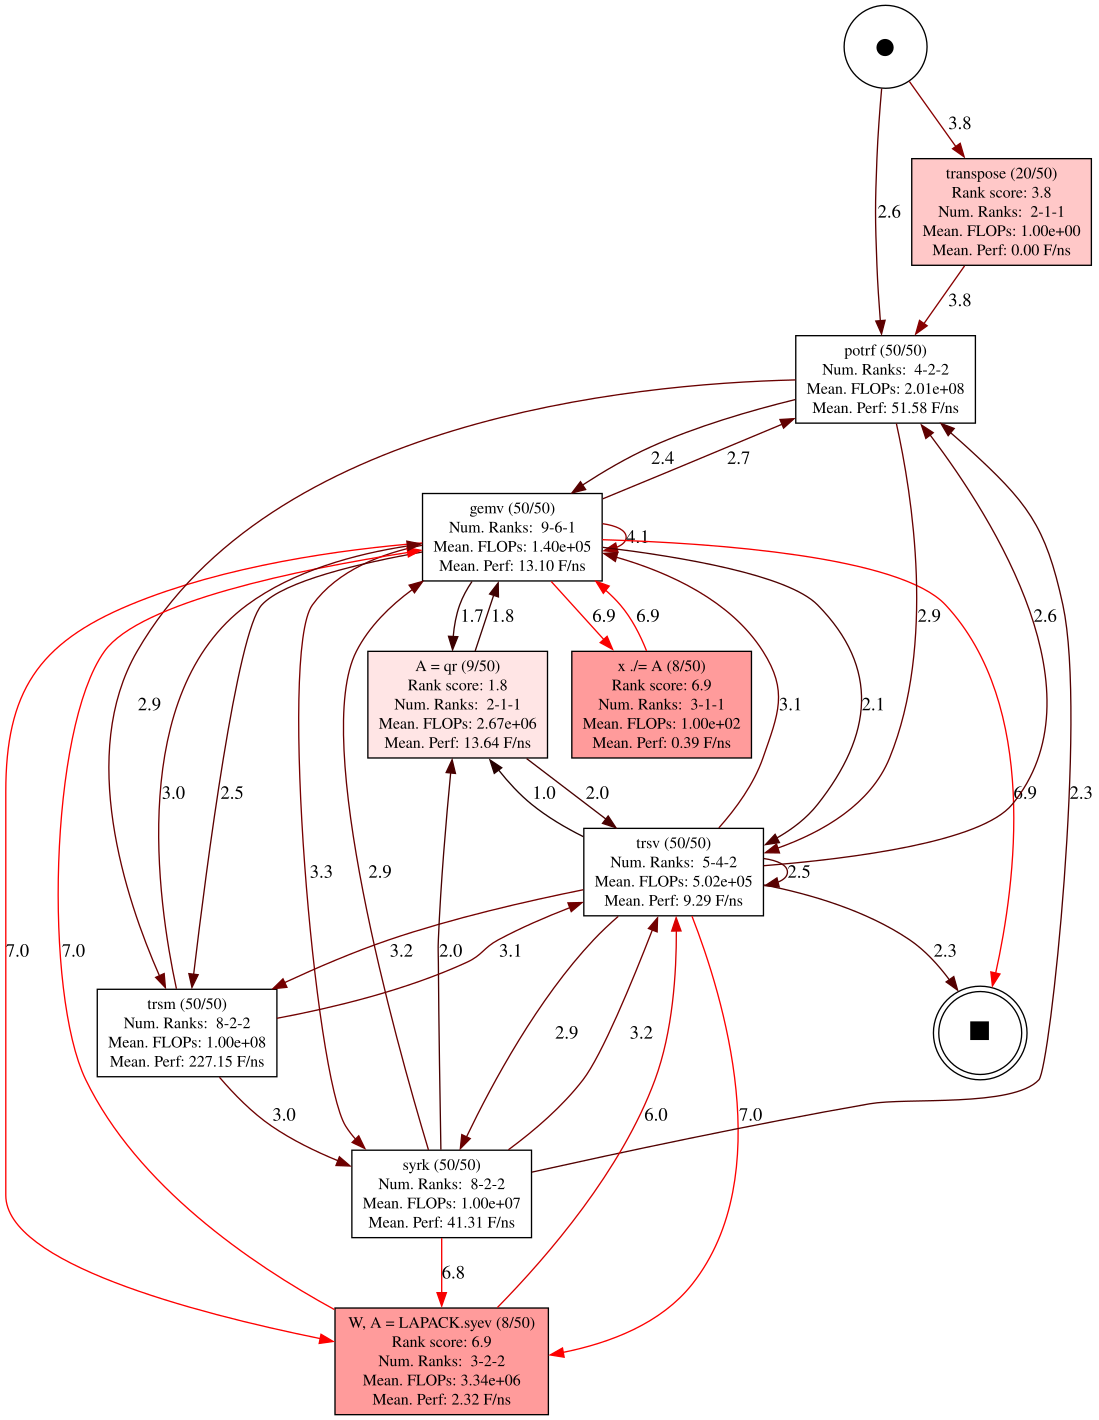

Source code (Python):
from linnea_inspector.event_data  import prepare
from linnea_inspector.classifiers.f_call import f_call

from process_inspector.event_log import EventLog
from process_inspector.activity_log import ActivityLog

from process_inspector.dfg.dfg import DFG
from process_inspector.dfg.reverse_maps import DFGReverseMaps
from process_inspector.model_data_utils import concat_meta_data

from linnea_inspector.dfg.ranks_perspective import LinneaDFGRanksPerspective

import sys
import os
import glob

def test1(data_dir):
    # Example test (from root directory):
    
    
    #find all files in the directory that start with algorithm and end with .traces using glob
    trace_files = glob.glob(os.path.join(data_dir, "algorithm*.traces")) 
    
    
    meta_data_logs = []
    for i, trace_file in enumerate(trace_files):
        event_data, meta_data = prepare(trace_file)
        event_log = EventLog(event_data, case_key=['alg','iter'], order_key='time', obj_key='alg')
        if i == 0:
            activity_log = ActivityLog(event_log, f_call)
        else:
            activity_log += ActivityLog(event_log, f_call)   
         
        meta_data_logs.append(meta_data)
        
    meta_data = concat_meta_data(*meta_data_logs)
        
    dfg = DFG(activity_log)  
    reverse_maps = DFGReverseMaps(activity_log)
    
    perspective = LinneaDFGRanksPerspective(dfg, reverse_maps, meta_data)    
    perspective.create_style()
    graph = perspective.prepare_digraph(rankdir='TD')
    print(graph)
    graph.render('dfg_ranks2', format='svg', cleanup=True)
    
    print("SUCCESS")

if __name__ == "__main__":
    data_dir = '../50algorithms_1000_100/Julia/experimentsKEB/traces/'
    test1(data_dir)
